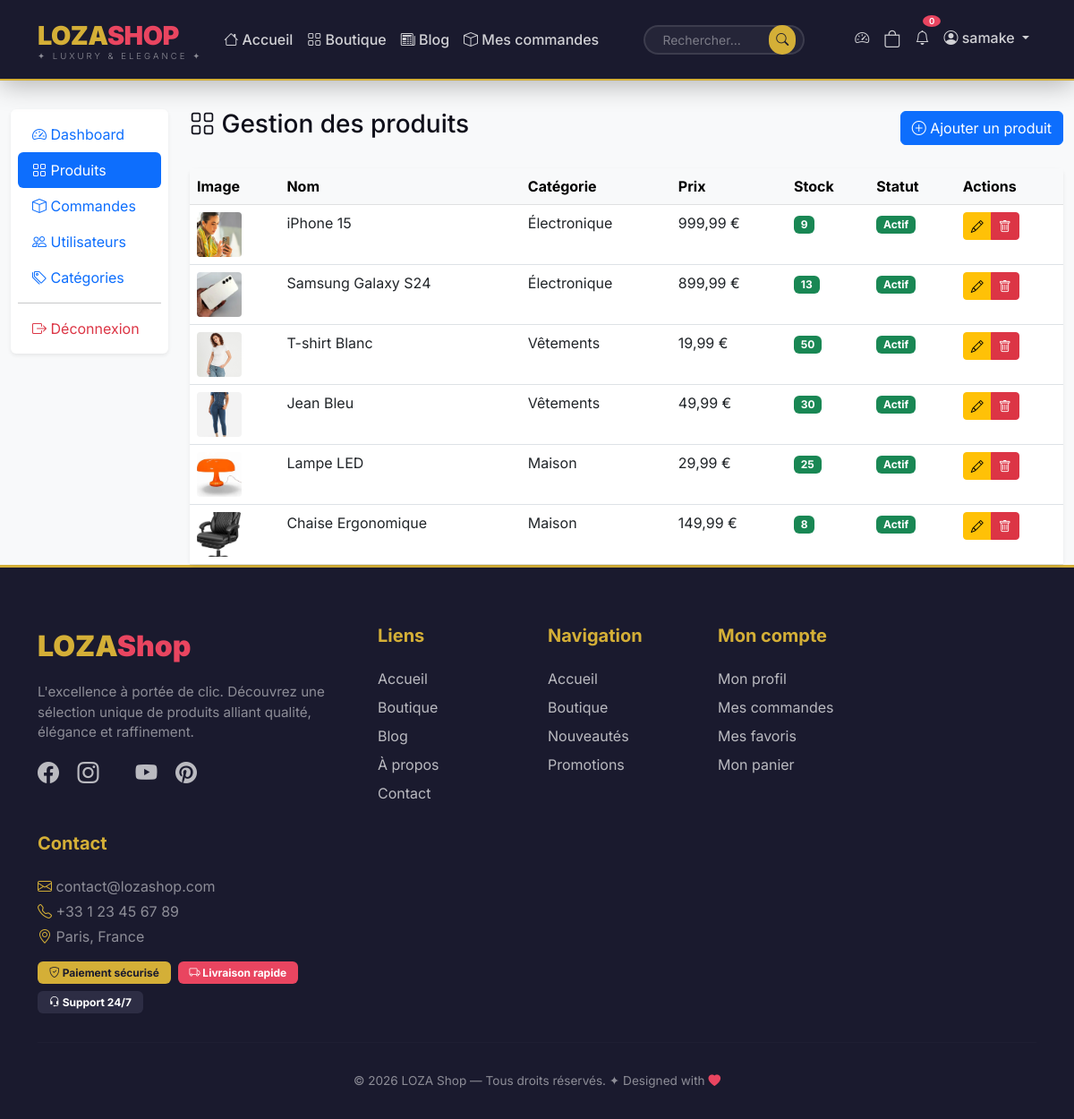
Page /dashboard/products/ (signed in) on the earlier database version.
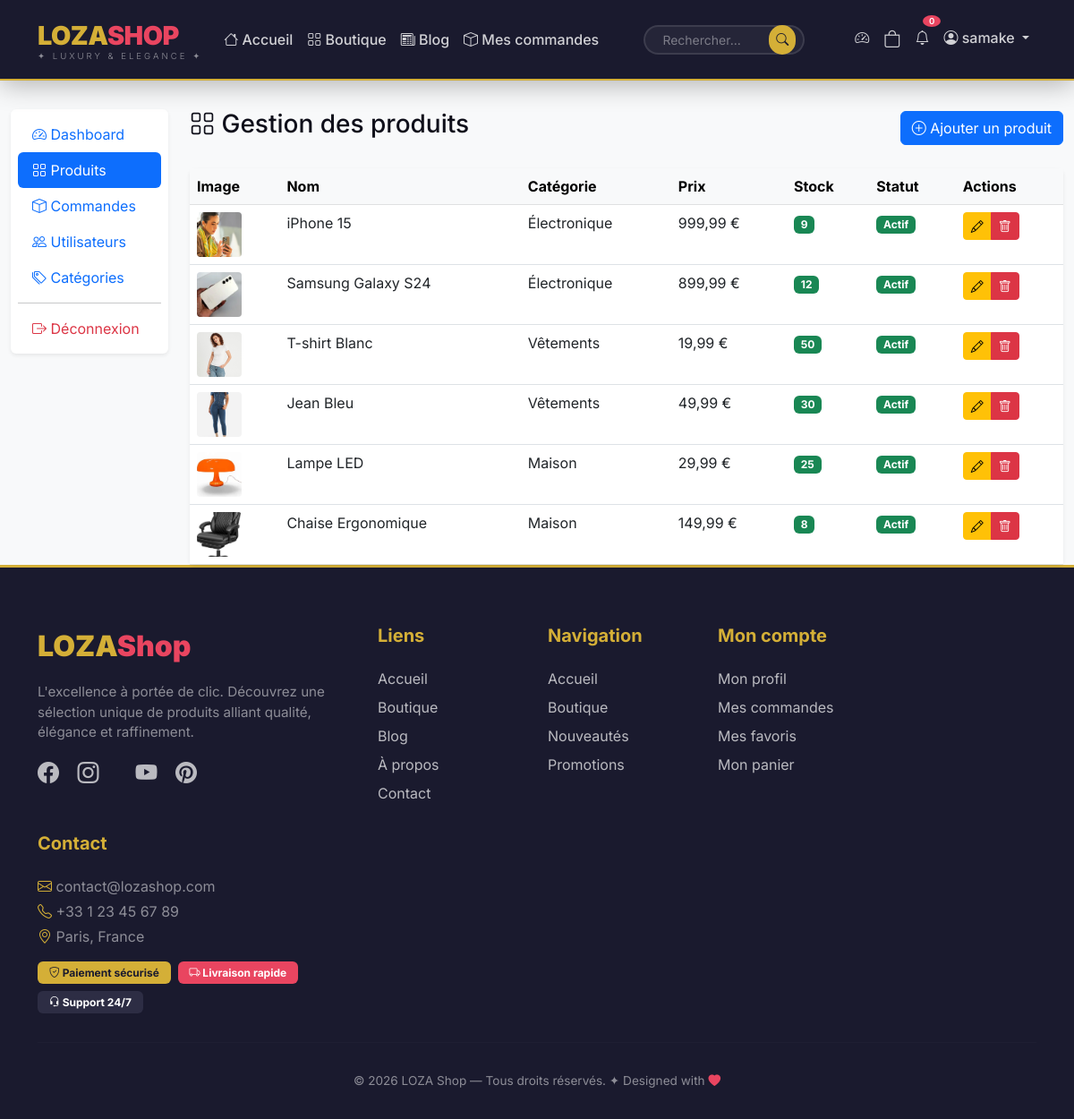
Same page on the later database version.
### products/models.py (models this page shows, shortened)
class Product(models.Model):
    name = models.CharField(max_length=200)
    slug = models.SlugField(unique=True, blank=True)
    description = models.TextField()
    price = models.DecimalField(max_digits=10, decimal_places=2)
    stock = models.IntegerField(default=0)
    category = models.ForeignKey(Category, on_delete=models.CASCADE, related_name='products')
    image = models.ImageField(upload_to='products/', blank=True, null=True)
    image2 = models.ImageField(upload_to='products/', blank=True, null=True)
    image3 = models.ImageField(upload_to='products/', blank=True, null=True)
    is_active = models.BooleanField(default=True)
    created_at = models.DateTimeField(auto_now_add=True)
    updated_at = models.DateTimeField(auto_now=True)

class Category(models.Model):
    name = models.CharField(max_length=100)
    slug = models.SlugField(unique=True, blank=True)
    description = models.TextField(blank=True)
    image = models.ImageField(upload_to='categories/', blank=True, null=True)  # Ajouté
    created_at = models.DateTimeField(auto_now_add=True)
    class Meta:
        verbose_name_plural = 'Categories'

### dashboard/views.py (the view)
# urls.py: path('products/', views.ProductListView.as_view(), name='product_list'),
@login_required
@user_passes_test(is_admin)
def products(request):
    products = Product.objects.all()
    return render(request, 'dashboard/products.html', {'products': products})

### cart/context_processors.py (called while the page is built)
def cart_total(request):
    if request.user.is_authenticated:
        total_items = CartItem.objects.filter(user=request.user).count()
    else:
        total_items = 0
    return {'cart_total_items': total_items}

### dashboard/views.py (called while the page is built)
def is_admin(user):
    return user.is_superuser or user.is_staff

### dashboard/templates/dashboard/products.html (shortened to what this page needs)
{% extends 'dashboard/base_admin.html' %}
{% block admin_content %}
<div class="d-flex justify-content-between align-items-center mb-4">
    <h3><i class="bi bi-grid"></i> Gestion des produits</h3>
    <a href="{% url 'dashboard:product_create' %}" class="btn btn-primary">
        <i class="bi bi-plus-circle"></i> Ajouter un produit
    </a>
</div>
<div class="card border-0 shadow-sm">
    <div class="card-body p-0">
        <div class="table-responsive">
            <table class="table table-hover mb-0">
                <thead class="table-light">
                    <tr>
                        <th>Image</th>
                        <th>Nom</th>
                        <th>Catégorie</th>
                        <th>Prix</th>
                        <th>Stock</th>
                        <th>Statut</th>
                        <th>Actions</th>
                    </tr>
                </thead>
                <tbody>
                    {% for product in products %}
                    <tr>
                        <td>
                            {% if product.image %}
                            <img src="{{ product.image.url }}" alt="{{ product.name }}"
                                 style="width: 50px; height: 50px; object-fit: cover; border-radius: 4px;">
                            {% else %}
                            <div class="bg-light d-flex align-items-center justify-content-center"
                                 style="width: 50px; height: 50px; border-radius: 4px;">
                                <i class="bi bi-image" style="color: #ddd;"></i>
                            </div>
                            {% endif %}
                        </td>
                        <td>{{ product.name }}</td>
                        <td>{{ product.category.name }}</td>
                        <td>{{ product.price }} €</td>
                        <td>
                            <span class="badge {% if product.stock > 0 %}bg-success{% else %}bg-danger{% endif %}">
                                {{ product.stock }}
                            </span>
                        </td>
                        <td>
                            <span class="badge {% if product.is_active %}bg-success{% else %}bg-secondary{% endif %}">
                                {% if product.is_active %}Actif{% else %}Inactif{% endif %}
                            </span>
                        </td>
                        <td>
                            <div class="btn-group">
                                <a href="{% url 'dashboard:product_edit' product.id %}" class="btn btn-sm btn-warning">
                                    <i class="bi bi-pencil"></i>
                                </a>
                                <a href="{% url 'dashboard:product_delete' product.id %}" class="btn btn-sm btn-danger">
                                    <i class="bi bi-trash"></i>
                                </a>
                            </div>
                        </td>
                    </tr>
                    {% empty %}
                    <tr>
                        <td colspan="7" class="text-center text-muted">Aucun produit</td>
                    </tr>
                    {% endfor %}
                </tbody>
            </table>
        </div>
    </div>
</div>
{% endblock %}

Differences in the rows shown:
changed Product "Samsung Galaxy S24": stock "13" → "12"
